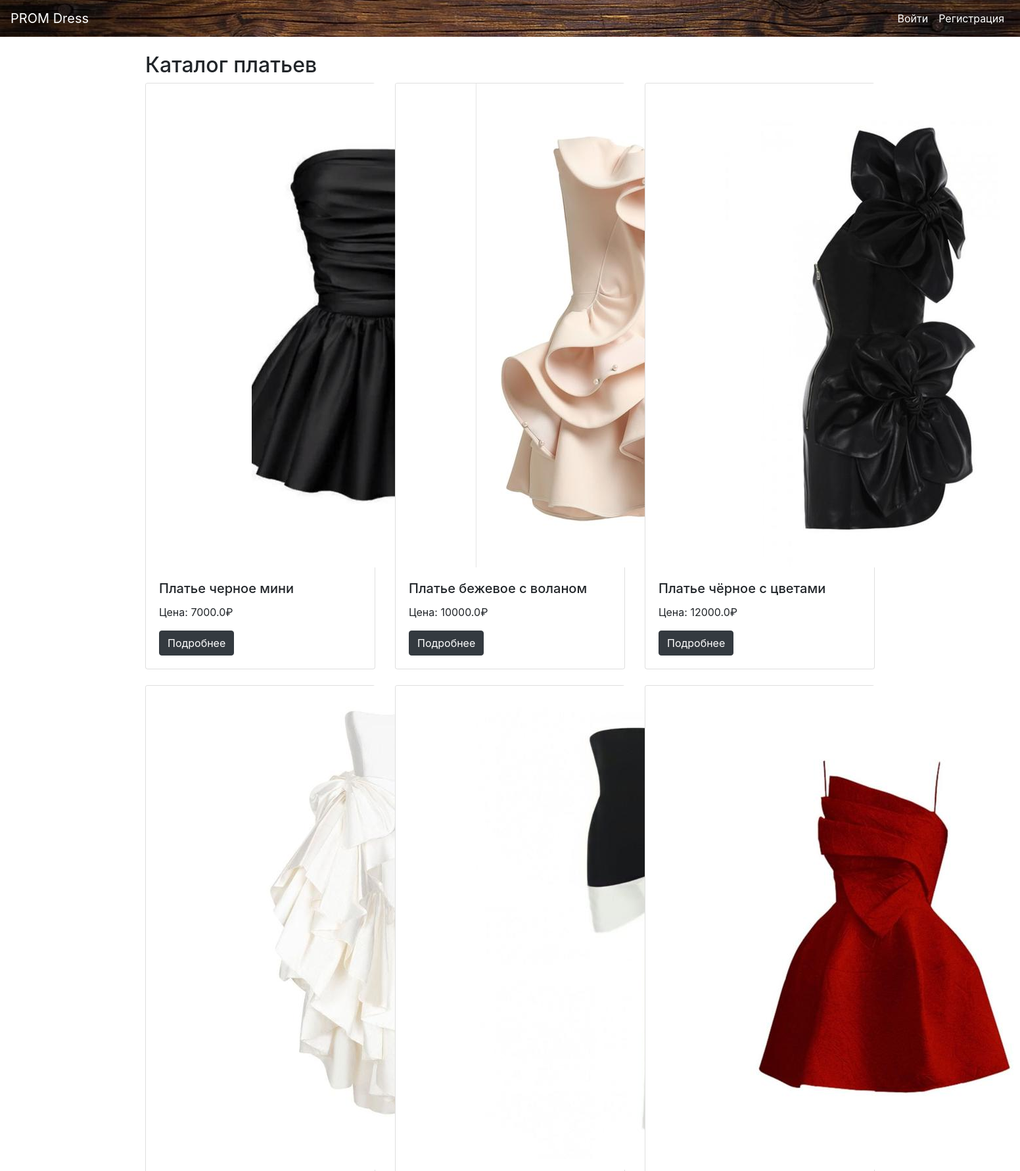
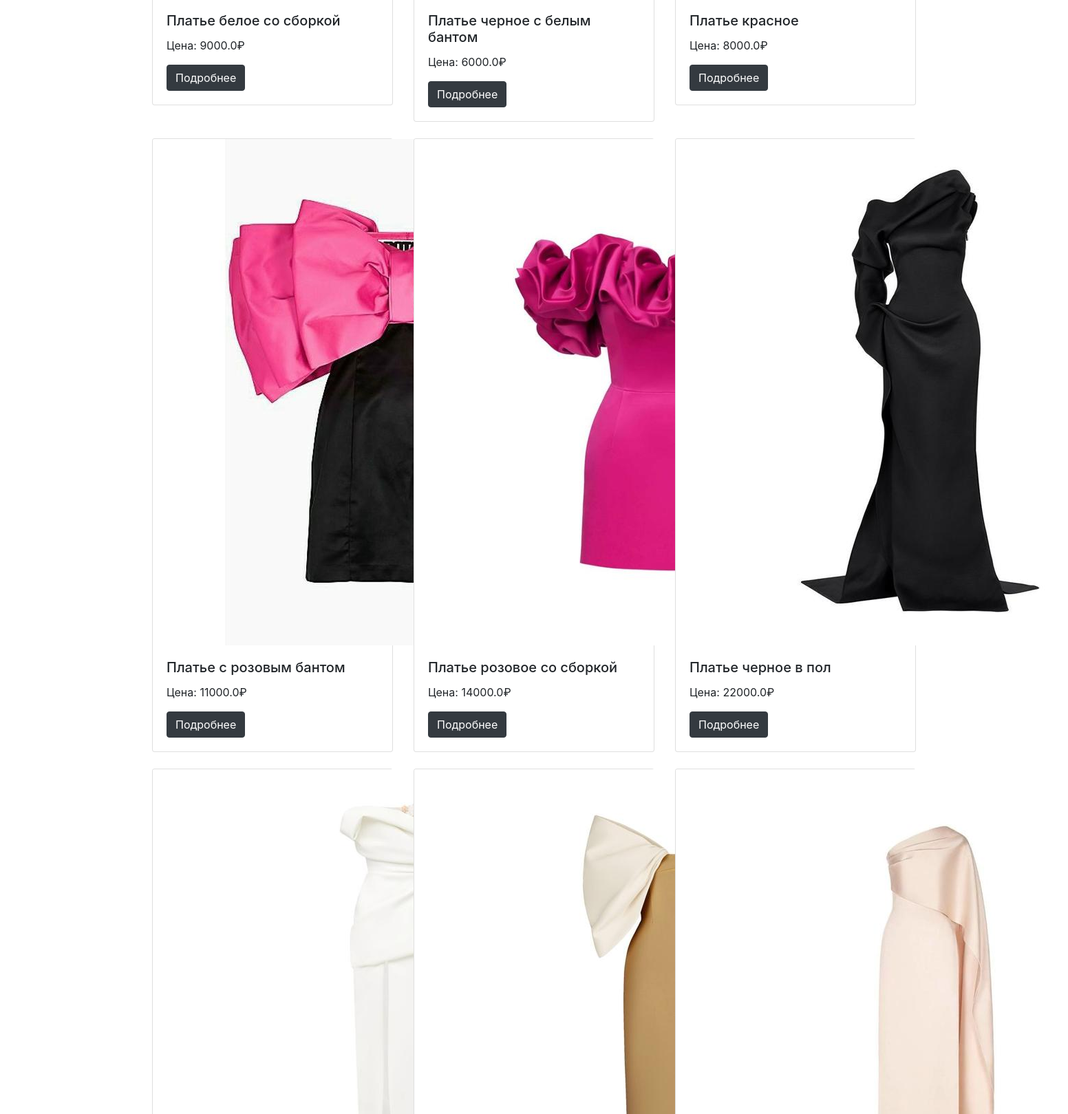
Page /products (upper part) on the committed database (2 pictures, top to bottom).
### models.py (models this page shows, shortened)
class Product(db.Model):
    id = db.Column(db.Integer, primary_key=True)
    photo = db.Column(db.String, nullable=False)
    name = db.Column(db.String, nullable=False)
    price = db.Column(db.Float, nullable=False)
    material = db.Column(db.String)
    sizes = db.Column(db.String, nullable=False)

### server.py (the view)
@app.route('/')
@app.route('/products')
def products():
    prods = Product.query.all()
    user = current_user()
    return render_template('index.html', products=prods, user=user)

### server.py (called while the page is built)
def current_user():
    if 'user_id' in session:
        return User.query.get(session['user_id'])
    return None

### templates/index.html
{% extends "base.html" %}
{% block content %}
<h2>Каталог платьев</h2>
<link rel="stylesheet" href="{{ url_for('static', filename='styles.css') }}">
<div class="row mb-4">
  {% for product in products %}
    <div class="col-md-4 mb-4">
      <div class="card">
        <link rel="stylesheet" href="{{ url_for('static', filename='styles.css') }}">
        <img src="{{ url_for('static', filename=product.photo.replace('static/', '')) }}"
             class="card-img-top product-img"
             alt="{{ product.name }}">
        <div class="card-body">
          <h5 class="card-title">{{ product.name }}</h5>
          <p class="card-text">Цена: {{ product.price }}₽</p>
          <a href="{{ url_for('product_detail', product_id=product.id) }}" class="btn btn-dark">Подробнее</a>
        </div>
      </div>
    </div>
  {% endfor %}
</div>
{% endblock %}

### templates/base.html (shortened to what this page needs)
<!DOCTYPE html>
<html lang="ru">
<head>
  <link rel="stylesheet" href="https://stackpath.bootstrapcdn.com/bootstrap/4.5.2/css/bootstrap.min.css">
  <link rel="stylesheet" href="{{ url_for('static', filename='styles.css') }}">
</head>
<body>
<nav class="navbar navbar-expand-lg navbar-light bg-light"
     style="background-image: url({{ url_for('static', filename='images/header.jpg') }});
            background-size: cover;
            background-position: center;">
  <a class="navbar-brand text-white" href="{{ url_for('products') }}">PROM Dress</a>
  <div class="collapse navbar-collapse">
    <ul class="navbar-nav ml-auto">
      {% if user %}
      <li class="nav-item">
        <a class="nav-link text-white" href="{{ url_for('account') }}">Личный кабинет</a>
      </li>
      <li class="nav-item">
        <a class="nav-link text-white" href="{{ url_for('cart') }}">Корзина</a>
      </li>
      <li class="nav-item">
        <a class="nav-link text-white" href="{{ url_for('logout') }}">Выйти</a>
      </li>
      {% else %}
      <li class="nav-item">
        <a class="nav-link text-white" href="{{ url_for('login') }}">Войти</a>
      </li>
      <li class="nav-item">
        <a class="nav-link text-white" href="{{ url_for('register') }}">Регистрация</a>
      </li>
      {% endif %}
    </ul>
  </div>
</nav>
<div class="container mt-4">
  {% block content %}{% endblock %}
</div>
</body>
</html>

### static/css/styles.css (style rules this page uses)
.row { margin-bottom: 30px !important; }
.product-img { width: 736px !important; height: 736px !important; object-fit: contain; }

### rows in the picture
Product: photo (picture), name "Платье черное мини", price "7000.0"
Product: photo (picture), name "Платье бежевое с воланом", price "10000.0"
Product: photo (picture), name "Платье чёрное с цветами", price "12000.0"
Product: photo (picture), name "Платье белое со сборкой", price "9000.0"
Product: photo (picture), name "Платье черное с белым бантом", price "6000.0"
Product: photo (picture), name "Платье красное", price "8000.0"
Product: photo (picture), name "Платье с розовым бантом", price "11000.0"
Product: photo (picture), name "Платье розовое со сборкой", price "14000.0"
Product: photo (picture), name "Платье черное в пол", price "22000.0"
Product: photo (picture)
Product: photo (picture)
Product: photo (picture)
